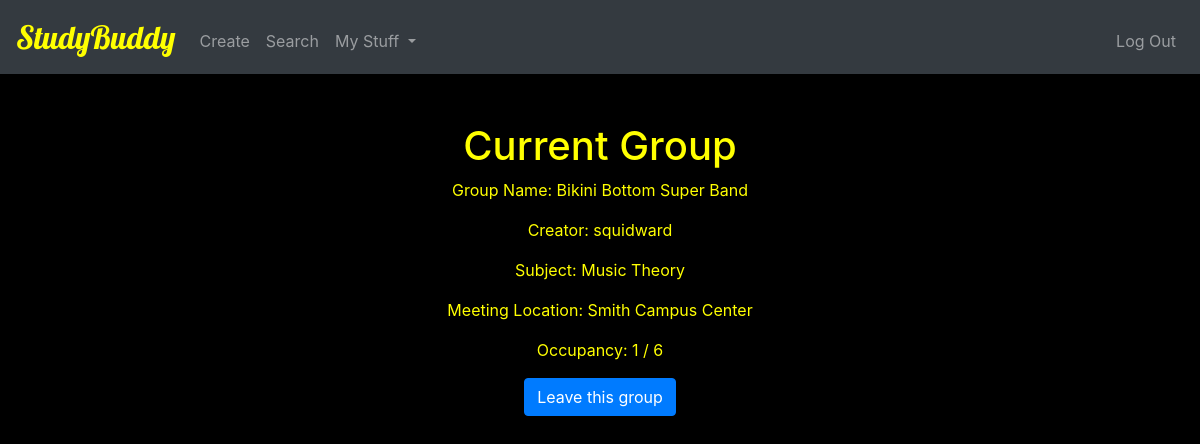
The page /joined (signed in) on the database its author committed.
### tables this page shows
CREATE TABLE 'groups' ('id' integer PRIMARY KEY AUTOINCREMENT NOT NULL, 'creator_id' integer, 'name' text, 'people' integer, 'subject' text, 'location' text,'start_time' datetime,'end_time' datetime, 'occupancy' INTEGER DEFAULT 1);

CREATE TABLE 'users' ('id' integer PRIMARY KEY AUTOINCREMENT NOT NULL, 'username' text NOT NULL, 'hash' text NOT NULL);

### application.py (the view, shortened to what this page needs)
@app.route("/joined", methods=["GET", "POST"])
@login_required
def joined():
    current = session["user_id"]
    committed = db.execute("SELECT group_id FROM joined WHERE member_id = :member_id", member_id=current)
    name = "N/A"
    creator = "N/A"
    subject = "N/A"
    location = "N/A"
    members = "N/A"
    if committed:
        group = db.execute("SELECT * FROM groups WHERE id = :group_id", group_id=committed[0]['group_id'])
        creator = db.execute("SELECT username FROM users WHERE id = :creator_id", creator_id=group[0]['creator_id'])
        name = group[0]['name']
        creator = creator[0]['username']
        subject = group[0]['subject']
        location = group[0]['location']
        members = str(group[0]['occupancy']) + " / " + str(group[0]['people'])
    return render_template("joined.html", name=name, creator=creator, subject=subject, location=location, members=members)

### application.py (called while the page is built)
@app.after_request
def after_request(response):
    response.headers["Cache-Control"] = "no-cache, no-store, must-revalidate"
    response.headers["Expires"] = 0
    response.headers["Pragma"] = "no-cache"
    return response

### helpers.py (called while the page is built)
def login_required(f):
    @wraps(f)
    def decorated_function(*args, **kwargs):
        if session.get("user_id") is None:
            return redirect("/login")
        return f(*args, **kwargs)
    return decorated_function

### templates/joined.html (shortened to what this page needs)
{% extends "layout.html" %}
{% block main %}
    <h1>Current Group</h1>
    <p>Group Name: {{name}}</p>
    <p>Creator: {{creator}}</p>
    <p>Subject: {{subject}}</p>
    <p>Meeting Location: {{location}}</p>
    <p>Occupancy: {{members}}</p>
    <form action="/joined" method="post">
        <button class="btn btn-primary" type="submit">Leave this group</button>
    </form>
{% endblock %}

### static/styles.css (style rules this page uses)
body { background-color: black; color: yellow; }

### rows shown on the page
groups: name "Bikini Bottom Super Band", subject "Music Theory", location "Smith Campus Center"
users: username "squidward"

### other values the page prints
{{ members }} "1 / 6"
